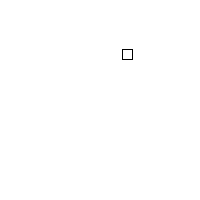
Frame 1 (no input)
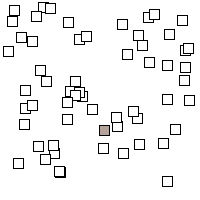
Frame 60 (the mouse pressed at the canvas centre just before this capture)
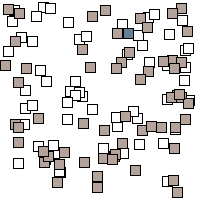
Frame 120 (the mouse held since frame 60 and released just before this capture)

The Processing sketch that drew these frames (run headless with seeded random() and noise(); from frame 60 on, the mouse is pressed at the canvas centre):

// Processing sketch: processing_88298
// ── processing_88298.pde

int r, g, b;

void setup()
{
  size(200, 200);
  r = g = b = 255;
  background(255);
}

void draw()
{
  if (frameCount % 340 == 0)
    background(255);
  if (frameCount % 60 == 0)
  {
    r = (int) random(255);
    g = (int) random(255);
    b = (int) random(255);
  }
  fill(r, g, b);
  rect(random(width - 10), random(height-10), 10, 10);
}
